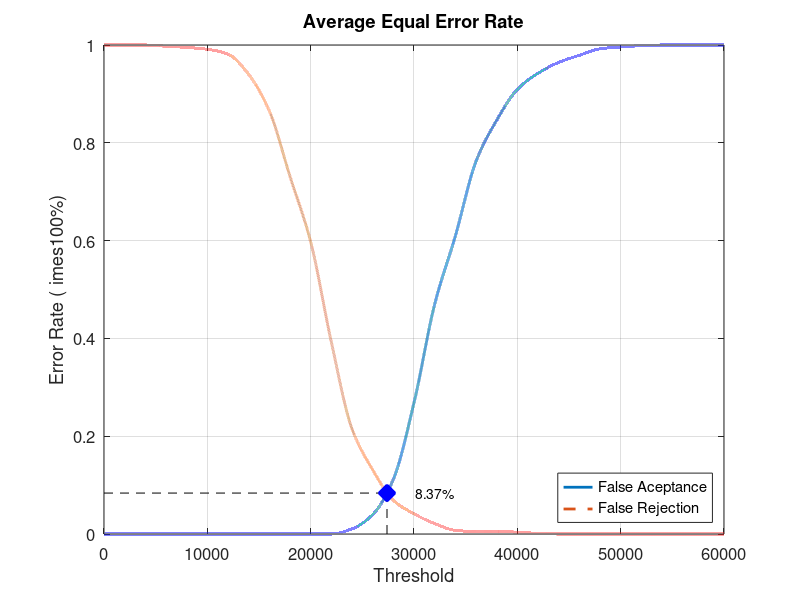
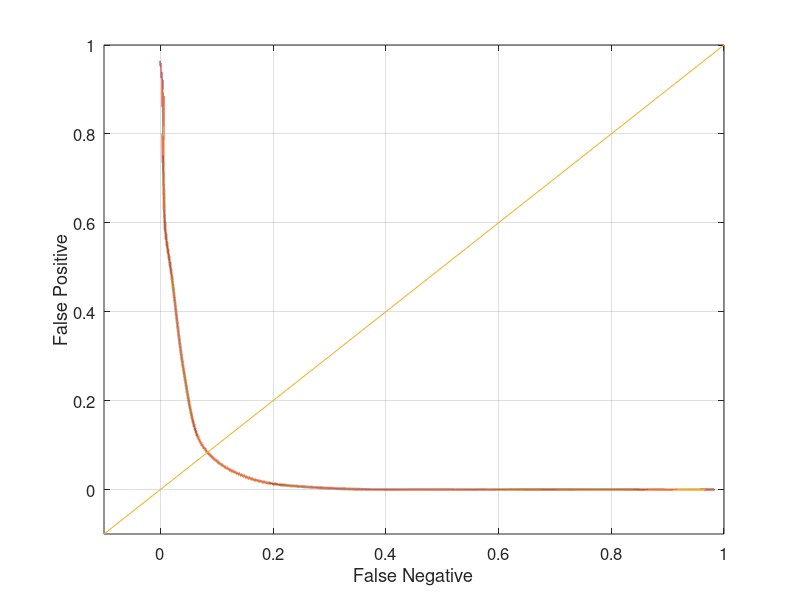

These charts were generated, in order, by the following MATLAB code:
close all;
clear;
clc;
x = 0:2000:60000;
xq = 0:0.5:60000;

y0 = [0 0 0 0 0 0 0 0 0 0 0 0 0.0105263 0.0394737 0.111842 0.268421 0.469737 0.609211 0.761842 0.846053 0.909211 0.942105 0.964474 0.978947 0.992105 0.996053 0.998684 1 1 1 1]
yy0 = interp1(x, y0, xq, 'pchip');
y1 = [1 1 1 0.9975 0.995 0.99125 0.98125 0.94 0.865 0.73125 0.5975 0.3925 0.215 0.13125 0.06875 0.04125 0.02125 0.0075 0.005 0.005 0.00375 0.00125 0 0 0 0 0 0 0 0 0]
yy1 = interp1(x, y1, xq, 'pchip');

% Calculating EER: 
y2 = abs(y0 - y1);
find(y2 == min(y2))
yy2 = abs(yy0 - yy1);
xEER = find(yy2 == min(yy2));
xEERIndex = xq(xEER) % X-axis EER
yEER = yy0(xEER) % Y-axis EER

main = figure
plot(xq, yy0,'-','LineWidth', 2);	hold on
plot(xq, yy1,'--','LineWidth', 2);	hold on
plot([xEERIndex xEERIndex], [0 yEER], 'k--');	hold on
plot([0 xEERIndex], [yEER yEER], 'k--');	hold on
plot(xEERIndex, yEER, 'bx', 'LineWidth', 10);	hold on
text(xEERIndex + 10 * xEERIndex / 100, yEER, [num2str(round((10000 * yEER)) / 100) '%'])
legend('False Aceptance', 'False Rejection', 'Location', 'SouthEast')
xlabel('Threshold')
ylabel('Error Rate (	imes100%)')
title('Average Equal Error Rate')
set(gca, 'FontSize', 12)
axis([0 60000 0 1])
grid on

print(main, 'Experiment5AverageMain', '-dpng');
FNRxFPR = figure('Color', [1 1 1]);
plot(yy1, yy0, '-', yy1, yy0, 'LineWidth', 2);
hold on
y = -0.1:0.1:1
plot(y, y); 
set(gca, 'FontSize', 12)
xlabel('False Negative')
ylabel('False Positive')
axis([-0.1 1 -0.1 1])
set(gca, 'FontSize', 12)
grid on

print(FNRxFPR, 'Experiment5AverageFNRxFPR','-dpng');
